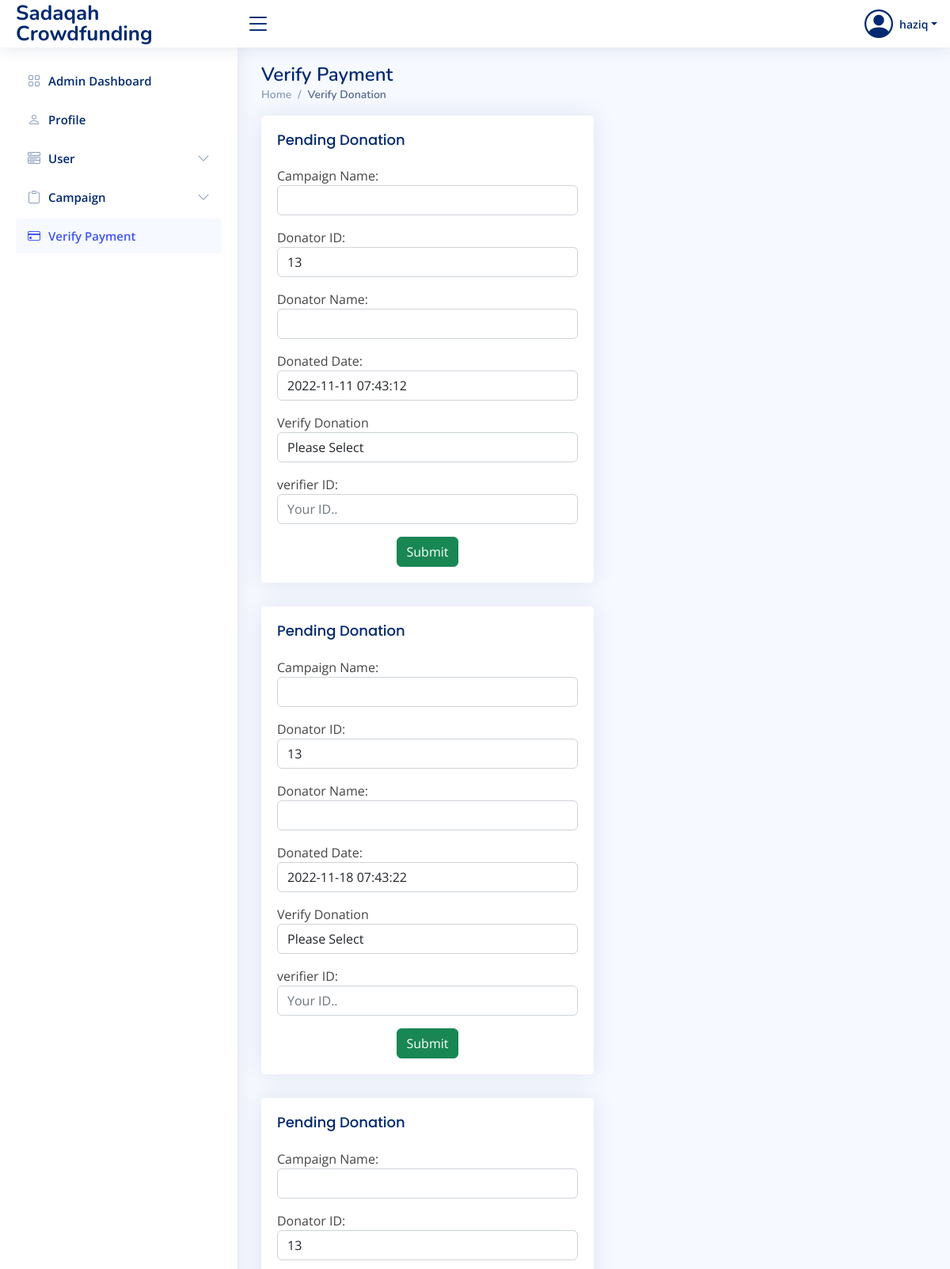
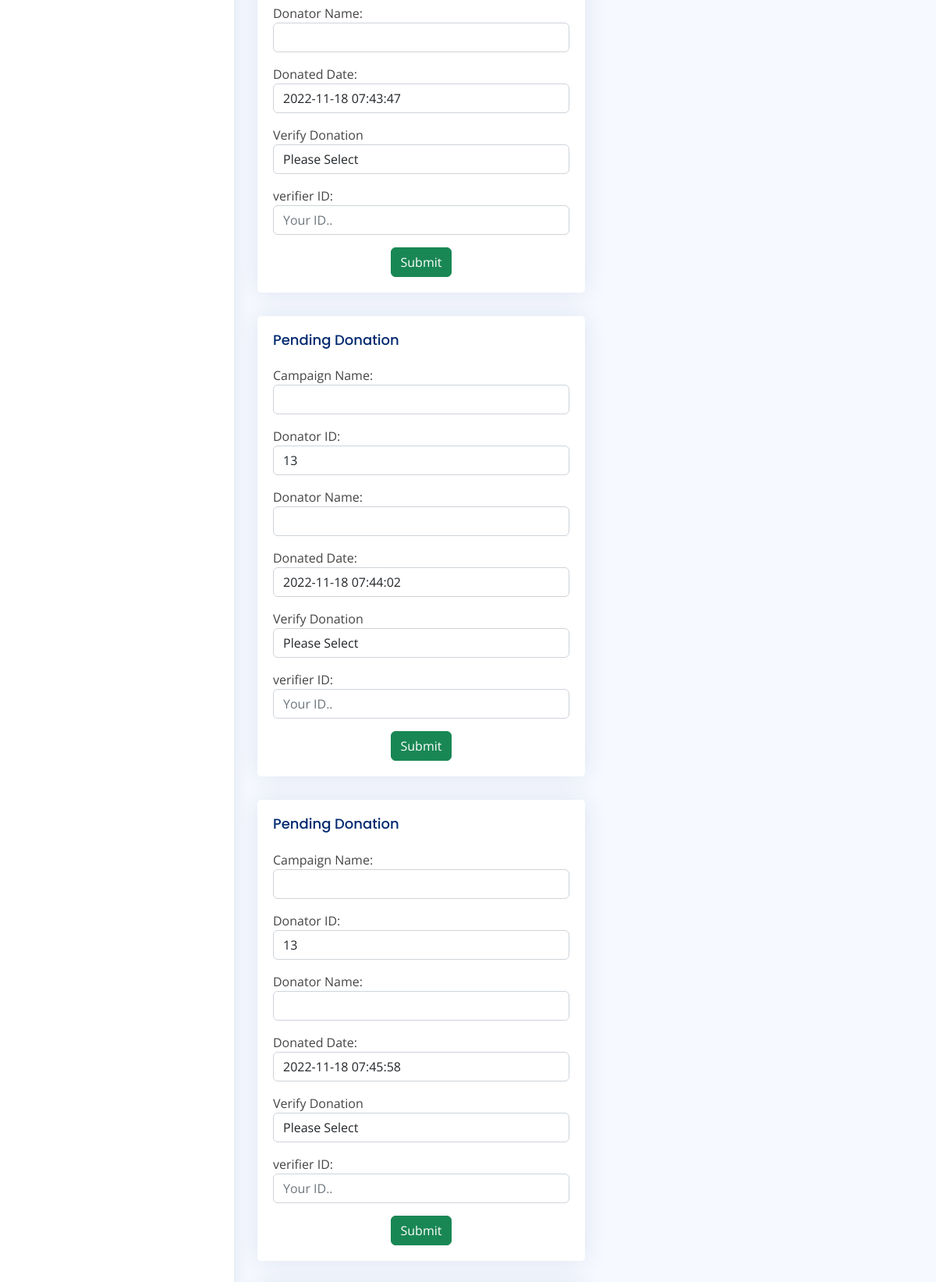
/php/admin/admin_verify_payment.php (signed in, upper part), run on the app's committed database (2 pictures, top to bottom).
### tables this page shows
CREATE TABLE `user` (
  `user_id` int(11) NOT NULL,
  `user_username` varchar(50) NOT NULL,
  `user_password` varchar(100) NOT NULL,
  `user_name` varchar(100) NOT NULL,
  `user_email` varchar(100) NOT NULL,
  `user_phone` varchar(20) NOT NULL,
  `user_address` varchar(100) NOT NULL,
  `user_level` int(11) NOT NULL
);

CREATE TABLE `donate` (
  `donate_id` int(11) NOT NULL,
  `donate_amount` double NOT NULL,
  `donate_date` timestamp NULL DEFAULT NULL,
  `donate_proof` varchar(200) NOT NULL,
  `donate_status` int(11) NOT NULL,
  `donate_status_date` timestamp NULL DEFAULT current_timestamp(),
  `donator_id` int(11) NOT NULL,
  `admin_id` int(11) NOT NULL,
  `campaign_id` int(11) NOT NULL
);

### php/admin/admin_verify_payment.php (the view, shortened to what this page needs)
<!DOCTYPE html>
<html lang="en">
<head>
    <link href="https://cdn.jsdelivr.net/npm/bootstrap@5.2.2/dist/css/bootstrap.min.css" rel="stylesheet" />
    <link rel="stylesheet" href="https://cdn.jsdelivr.net/npm/bootstrap-icons@1.9.1/font/bootstrap-icons.css" />
    <link href="../style.css" rel="stylesheet" />
</head>
<body>
    <?php
    if (isset($_SESSION['user_id']) && $_SESSION['user_level'] == 1) {
        include_once '../dbcon.php';
        $query = "SELECT * FROM user WHERE user_id=?";
        $stmt = $con->prepare($query);
        $stmt->bind_param("i", $_SESSION['user_id']);
        $stmt->execute();
        $result = $stmt->get_result();
        $r = $result->fetch_assoc();
    } else {
        header("Location: ../user_logout.php");
    }
    ?>
    <header id="header" class="header fixed-top d-flex align-items-center">
        <div class="d-flex align-items-center justify-content-between">
            <a href="" class="logo d-flex align-items-center">
                <span class="d-none d-lg-block">Sadaqah Crowdfunding</span>
            </a>
            <i class="bi bi-list toggle-sidebar-btn"></i>
        </div>
        <nav class="header-nav ms-auto">
            <ul class="d-flex align-items-center">
                <li class="nav-item dropdown pe-3">
                    <a class="nav-link nav-profile d-flex align-items-center pe-0" href="#" data-bs-toggle="dropdown">
                        <i class="bi bi-person-circle" style="font-size: 36px"></i>
                        <span class="d-none d-md-block dropdown-toggle ps-2"><?php echo $r["user_username"]; ?></span>
                    </a>
                </li>
            </ul>
        </nav>
    </header>
    <aside id="sidebar" class="sidebar">
        <ul class="sidebar-nav" id="sidebar-nav">
            <li class="nav-item">
                <a class="nav-link collapsed" href="admin.php">
                    <i class="bi bi-grid"></i> <span>Admin Dashboard</span>
                </a>
            </li>
            <li class="nav-item">
                <a class="nav-link collapsed" href="admin_edit_profile.php">
                    <i class="bi bi-person"></i> <span>Profile</span>
                </a>
            </li>
            <li class="nav-item">
                <a class="nav-link collapsed" data-bs-target="#user-nav" data-bs-toggle="collapse" href="#">
                    <i class="bi bi-menu-button-wide"></i><span>User</span><i class="bi bi-chevron-down ms-auto"></i>
                </a>
            </li>
            <li class="nav-item">
                <a class="nav-link collapsed" data-bs-target="#campaign-nav" data-bs-toggle="collapse" href="#">
                    <i class="bi bi-clipboard"></i>
                    <span>Campaign</span>
                    <i class="bi bi-chevron-down ms-auto"></i>
                </a>
            </li>
            <li class="nav-item">
                <a class="nav-link" href="admin_verify_payment.php">
                    <i class="bi bi-credit-card"></i>
                    <span>Verify Payment</span>
                </a>
            </li>
        </ul>
    </aside>
    <main id="main" class="main">
        <div class="pagetitle">
            <h1>Verify Payment</h1>
            <nav>
                <ol class="breadcrumb">
                    <li class="breadcrumb-item">
                        <a href="admin.php">Home</a>
                    </li>
                    <li class="breadcrumb-item active">Verify Donation</li>
                </ol>
            </nav>
        </div>
        <?php
                $query = "SELECT * FROM donate ORDER BY donate_id";
                $result = mysqli_query($con, $query) or die("Error: " . mysqli_error($con));
                $numrow = mysqli_num_rows($result);
                ?>
                <?php
                for ($a = 0; $a < $numrow; $a++) {
                    $row = mysqli_fetch_array($result);
                ?>
                <section class="section">
                <div class="col-lg-6">
                    <div class="card">
                        <div class="card-body">
                            <h5 class="card-title">Pending Donation</h5>
                            <form action="verify_payment_save.php" method="post">
                                <div class="form-group mb-3">
                                <label for="campaignName">Campaign Name:</label>
                                    <input type="text" class="form-control" id="campaignName" value="<?php echo $row['campaign_name']; ?>" readonly>
                                </div>
                                <div class="form-group mb-3">
                                <label for="campaignName">Donator ID:</label>
                                    <input type="text" class="form-control" id="campaignName" value="<?php echo $row['donator_id']; ?>" readonly>
                                </div>
                                <div class="form-group mb-3">
                                <label for="campaignName">Donator Name:</label>
                                    <input type="text" class="form-control" id="campaignName" value="<?php echo $row['campaign_name']; ?>" readonly>
                                </div>
                                <div class="form-group mb-3">
                                <label for="campaignName">Donated Date:</label>
                                    <input type="text" class="form-control" id="campaignName" value="<?php echo $row['donate_date']; ?>" readonly>
                                </div>
                                <div class="form-group mb-3">
                                    <label for="exampleFormControlSelect1">Verify Donation</label>
                                    <select class="form-control" id="exampleFormControlSelect1">
                                    <option selected>Please Select</option>
                                    </select>
                                </div>
                                <div class="form-group mb-3">
                                <label for="verifier">verifier ID:</label>
                                    <input type="text" class="form-control" id="verifier" name="admin_id" placeholder="Your ID..">
                                </div>
                                <div class="d-flex mt-auto justify-content-center" style="gap:10px">
                                <button class="btn btn-success d-flex flex-row-reverse" type="submit">Submit</button>
                                </div>
                            </form>
                        </div>
                    </div>
                </div>
        </section>
        <?php
          }
        ?>
    </main>
</body>
</html>

### css/style.css (style rules this page uses)
:root { scroll-behavior: smooth; }
body { font-family: "Open Sans", sans-serif; background: #f6f9ff; color: #444444; }
a { color: #4154f1; text-decoration: none; }
h1, h2, h3, h4, h5, h6 { font-family: "Nunito", sans-serif; }
#main { margin-top: 60px; padding: 20px 30px; transition: all 0.3s; }
.pagetitle { margin-bottom: 10px; }
.pagetitle h1 { font-size: 24px; margin-bottom: 0; font-weight: 600; color: #012970; }
.card { margin-bottom: 30px; border: none; border-radius: 5px; box-shadow: 0px 0 30px rgba(1, 41, 112, 0.1); }
.card-title { padding: 20px 0 15px 0; font-size: 18px; font-weight: 500; color: #012970; font-family: "Poppins", sans-serif; }
.card-body { padding: 0 20px 20px 20px; }
.breadcrumb { font-size: 14px; font-family: "Nunito", sans-serif; color: #899bbd; font-weight: 600; }
.breadcrumb a { color: #899bbd; transition: 0.3s; }
.breadcrumb .breadcrumb-item::before { color: #899bbd; }
.breadcrumb .active { color: #51678f; font-weight: 600; }
.logo { line-height: 1; }
@media (min-width: 1200px) { .logo { width: 280px; } }
.logo span { font-size: 26px; font-weight: 700; color: #012970; font-family: "Nunito", sans-serif; }
.header { transition: all 0.5s; z-index: 997; height: 60px; box-shadow: 0px 2px 20px rgba(1, 41, 112, 0.1); background-color: #fff; padding-left: 20px; }
.header .toggle-sidebar-btn { font-size: 32px; padding-left: 10px; cursor: pointer; color: #012970; }
.header-nav ul { list-style: none; }
.header-nav > ul { margin: 0; padding: 0; }
.header-nav .nav-profile { color: #012970; }
.header-nav .nav-profile span { font-size: 14px; font-weight: 600; }
.sidebar { position: fixed; top: 60px; left: 0; bottom: 0; width: 300px; z-index: 996; transition: all 0.3s; padding: 20px; overflow-y: auto; scrollbar-width: thin; scrollbar-color: #aab7cf transparent; box-shadow: 0px 0px 20px rgba(1, 41, 112, 0.1); background-color: #fff; }
@media (min-width: 1200px) { #main, #footer { margin-left: 300px; } }
.sidebar-nav { padding: 0; margin: 0; list-style: none; }
.sidebar-nav li { padding: 0; margin: 0; list-style: none; }
.sidebar-nav .nav-item { margin-bottom: 5px; }
.sidebar-nav .nav-link { display: flex; align-items: center; font-size: 15px; font-weight: 600; color: #4154f1; transition: 0.3; background: #f6f9ff; padding: 10px 15px; border-radius: 4px; }
.sidebar-nav .nav-link i { font-size: 16px; margin-right: 10px; color: #4154f1; }
.sidebar-nav .nav-link.collapsed { color: #012970; background: #fff; }
.sidebar-nav .nav-link.collapsed i { color: #899bbd; }
.sidebar-nav .nav-link .bi-chevron-down { margin-right: 0; transition: transform 0.2s ease-in-out; }

### data on the page
user: user_username "haziq"
donate: donator "13", donate_date "2022-11-11 07:43:12"
donate: donator "13", donate_date "2022-11-18 07:43:22"
donate: donator "13", donate_date "2022-11-18 07:43:47"
donate: donator "13", donate_date "2022-11-18 07:44:02"
donate: donator "13", donate_date "2022-11-18 07:45:58"
